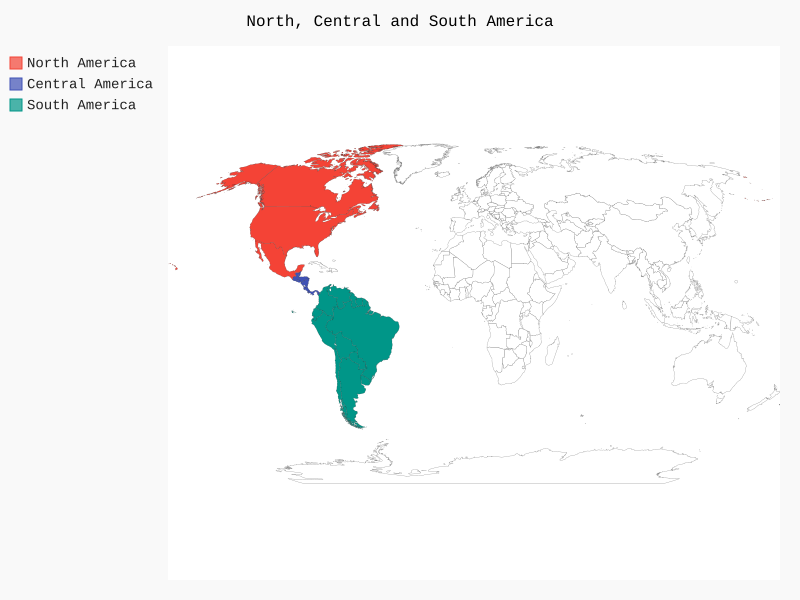

This figure's Python source:
from pygal_maps_world.maps import World

wm = World()
wm.title = 'North, Central and South America'

wm.add('North America', ['ca', 'mx', 'us'])
wm.add('Central America', ['bz', 'cr', 'gt', 'hn', 'ni', 'pa', 'sv'])
wm.add('South America', ['ar', 'bo', 'br', 'cl', 'co', 'ec', 'gf', 'gy', 'pe',
                         'py', 'sr', 'uy', 've'])

wm.render_to_file('americas.svg')
